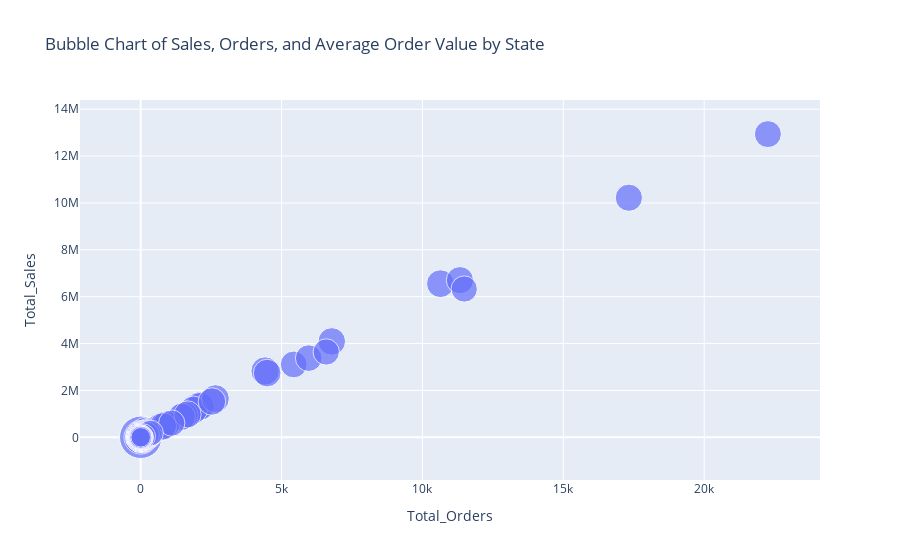

Notebook code for this chart:
### Code cell
fig = px.scatter(top_states, 
                 x='Total_Orders', 
                 y='Total_Sales', 
                 size='Avg_Order_Value', 
                 hover_name='ship-state', 
                 title='Bubble Chart of Sales, Orders, and Average Order Value by State',
                 size_max=30)

# Display the figure
fig.show()

### Figure 1 — Plotly figure (JSON) as saved in the notebook; plotly's stock layout.template omitted (floating-point values rounded to 4 significant figures)
{"data": [{"hovertemplate": "<b>%{hovertext}</b><br><br>Total_Orders=%{x}<br>Total_Sales=%{y}<br>Avg_Order_Value=%{marker.size}<extra></extra>", "hovertext": ["bihar", "Sikkim", "NAGALAND", "LADAKH", "delhi", "Chandigarh", "Mizoram", "Bihar", "MANIPUR", "Nagaland", "rajasthan", "Rajasthan", "ARUNACHAL PRADESH", "SIKKIM", "Punjab", "BIHAR", "HARYANA", "ODISHA", "PUNJAB", "RAJASTHAN", "JAMMU & KASHMIR", "UTTAR PRADESH", "punjab", "Gujarat", "LAKSHADWEEP", "CHANDIGARH", "MADHYA PRADESH", "DELHI", "UTTARAKHAND", "JHARKHAND", "CHHATTISGARH", "HIMACHAL PRADESH", "orissa", "TELANGANA", "KARNATAKA", "ASSAM", "ANDAMAN & NICOBAR ", "MAHARASHTRA", "TRIPURA", "ANDHRA PRADESH", "Orissa", "Puducherry", "Punjab/Mohali/Zirakpur", "WEST BENGAL", "New Delhi", "DADRA AND NAGAR", "KERALA", "TAMIL NADU", "GOA", "Delhi", "MEGHALAYA", "Pondicherry", "Manipur", "Goa", "Odisha", "PUDUCHERRY", "rajsthan", "RJ", "MIZORAM", "goa", "AR", "NL", "Rajsthan", "Arunachal Pradesh", "PB", "Rajshthan", "Arunachal pradesh", "Meghalaya", "APO"], "legendgroup": "", "marker": {"color": "#636efa", "size": [1432, 901, 857.1, 854.3, 808.6, 747.9, 735, 733.1, 669.7, 664, 657.7, 656.9, 656.3, 654.2, 647.4, 642.6, 640.9, 624.9, 622.8, 622.6, 621.8, 616.2, 615.9, 610.6, 610.2, 606.0, 604.3, 603.5, 601.7, 601.1, 598.5, 597.1, 597, 591.8, 590.0, 588.3, 583.4, 581.2, 574.8, 572.7, 570, 568, 568, 566.7, 563.1, 561.1, 553.0, 551.0, 550.9, 546.0, 545.3, 529, 526.2, 526.0, 526.0, 525.5, 521, 520, 518.3, 493.4, 493, 480.5, 443, 411.7, 399, 375.3, 301, 0, 0], "sizemode": "area", "sizeref": 1.591, "symbol": "circle"}, "mode": "markers", "name": "", "orientation": "v", "showlegend": false, "type": "scatter", "x": [1, 3, 184, 43, 21, 11, 1, 27, 311, 1, 6, 55, 141, 202, 34, 2086, 4415, 2115, 1869, 2650, 702, 10638, 14, 4489, 4, 322, 2529, 6782, 1553, 1456, 909, 788, 1, 11330, 17326, 1663, 257, 22260, 151, 5430, 2, 1, 1, 5963, 81, 70, 6585, 11483, 1102, 164, 204, 1, 5, 30, 21, 349, 1, 2, 75, 5, 1, 2, 1, 3, 1, 3, 2, 3, 1], "xaxis": "x", "y": [1432, 2703, 157710, 36737, 16980, 8227, 735, 19793, 208291, 664, 3946, 36128, 92535, 132144, 22013, 1340392, 2829354, 1321746, 1163976, 1649981, 436504, 6555661, 8622, 2741000.0, 2441, 195127, 1528331, 4092973, 934408, 875201, 544037, 470548, 597, 6705327, 10222900, 978279, 149939, 12937351, 86799, 3109687, 1140, 568, 568, 3378962, 45609, 39276, 3641375, 6327065, 607052, 89550, 111234, 529, 2631, 15781, 11045, 183397, 521, 1040, 38870, 2467, 493, 961, 443, 1235, 399, 1126, 602, 0, 0], "yaxis": "y"}], "layout": {"legend": {"itemsizing": "constant", "tracegroupgap": 0}, "title": {"text": "Bubble Chart of Sales, Orders, and Average Order Value by State"}, "xaxis": {"anchor": "y", "domain": [0, 1], "title": {"text": "Total_Orders"}}, "yaxis": {"anchor": "x", "domain": [0, 1], "title": {"text": "Total_Sales"}}}}
